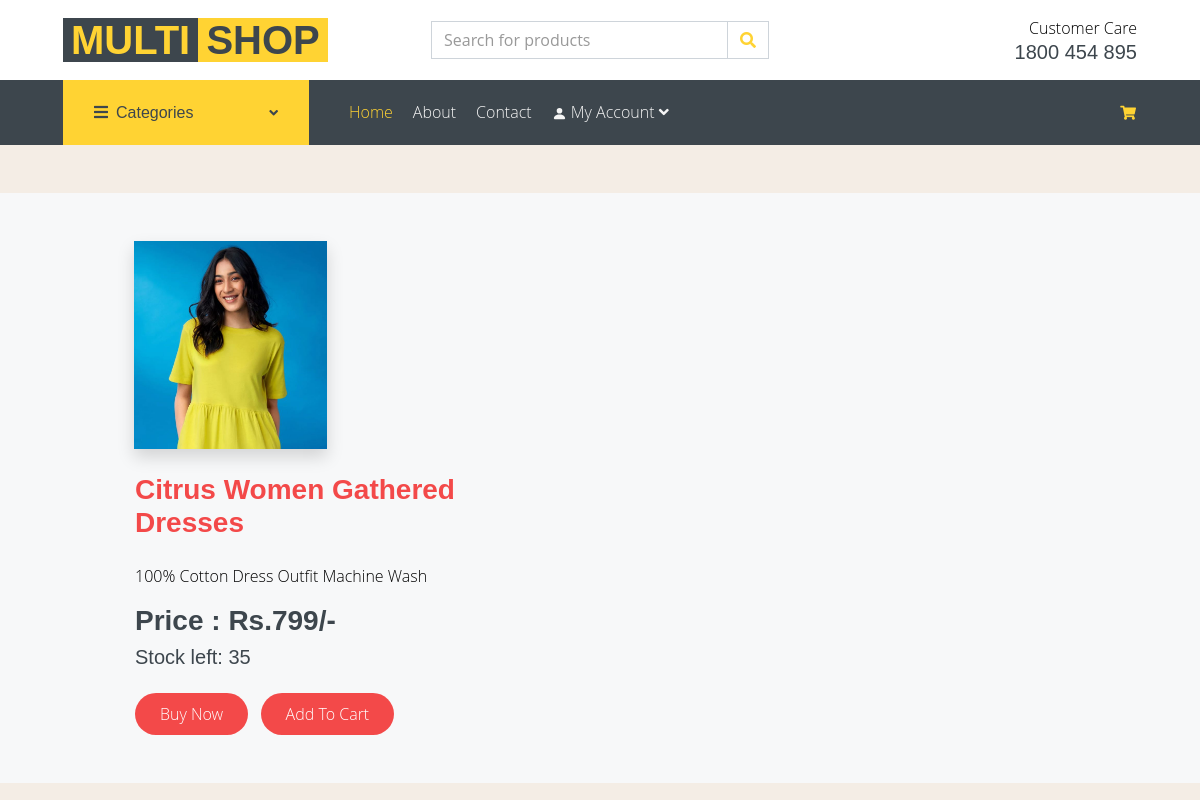
/ladies-collections/citrus-women-gathered-dresses, run on the app's committed database.
### shop/models.py (models this page shows, shortened)
class Products(models.Model):
    name = models.CharField(max_length=200)
    slug = models.SlugField(max_length=200, unique=True)
    img = models.ImageField(upload_to='product')
    price = models.IntegerField()
    offerprice = models.IntegerField()
    details = models.TextField(max_length=500,default='update please')
    category = models.ForeignKey(ItemCategory,on_delete=models.CASCADE)
    available = models.BooleanField(default=True)
    stock = models.IntegerField(default=1)

### shop/views.py (the view)
# urls.py: path('<slug:c_slug>/<slug:product_slug>', views.prodDetails, name='details'),
def prodDetails(request, c_slug, product_slug):
    try:
        prod = Products.objects.get(category__slug=c_slug, slug=product_slug)
    except Exception as e:
        raise e
    return render(request, 'products.html', {'pr': prod})

### shopcart/context_processor.py (called while the page is built)
def counts(request):
    item_count=0;
    if 'admin' in request.path:
        return {}
    else:
        try:
            ct = CartList.objects.filter(card_id=cart_no(request))
            cti = Items.objects.all().filter(cart=ct[:1])
            for c in cti:
                item_count += c.quantity
        except CartList.DoesNotExist:
            item_count = 0
        return dict(itc = item_count)

### shopcart/views.py (called while the page is built)
def cart_no(request):
    ct_id = request.session.session_key
    if not ct_id:
        ct_id = request.session.create()
    return ct_id

### templates/products.html (shortened to what this page needs)
{% extends 'base.html' %}
{% load static %}
{% block content %}
<!DOCTYPE html>
<html lang="en">
<head>
    <link rel="stylesheet" href="https://cdn.rawgit.com/noelboss/featherlight/1.7.13/release/featherlight.min.css">
    <link rel="stylesheet" href="https://cdnjs.cloudflare.com/ajax/libs/tempusdominus-bootstrap-4/5.0.1/css/tempusdominus-bootstrap-4.min.css">
    <link rel="stylesheet" href="https://cdnjs.cloudflare.com/ajax/libs/font-awesome/5.8.1/css/brands.css">
    <link rel="stylesheet" href="https://cdn.linearicons.com/free/1.0.0/icon-font.min.css">
    <link rel="stylesheet" href="https://use.fontawesome.com/releases/v5.8.1/css/all.css">
    <link href="https://cdnjs.cloudflare.com/ajax/libs/font-awesome/5.10.0/css/all.min.css" rel="stylesheet">
    <link rel="stylesheet" href="{% static 'Product_contents/css/style.min.css' %}">
</head>
<body>
<section id="gtco-special-dishes" class="bg-grey section-padding">
    <div class="container">
            <div class="row mt-5">
                <div class="col-lg-5 col-md-6 align-self-center py-5">
                    <div class="col-lg-6 offset-lg-2 col-md-6 align-self-center mt-4 mt-md-0">
                        <img src="{{pr.img.url}}" alt="" class="img-fluid shadow w-100">
                    </div><br>
                    <div class="dishes-text">
                        <h3><span>{{pr.name}}</span><br></h3>
                        <p class="pt-3">{{pr.details}}</p>
                        <h3 class="special-dishes-price">Price : Rs.{{pr.offerprice}}/-</h3>
                        <h5>Stock left: {{pr.stock}}</h5>
                        {% if pr.stock <= 0 %}
                        <h2 style="color:red;">No Stock Left</h2>
                        {% else %}
                        <a href="#" class="btn-primary mt-3">Buy Now</a>&nbsp;&nbsp;
                        <a href="{% url 'addcart' pr.id %}" class="btn-primary mt-3">Add to Cart</a>
                        {% endif %}
                    </div>
                </div>
            </div>
</body>
{% endblock %}

### data on the page
Products: img (picture), name "Citrus Women Gathered Dresses", details "100% Cotton Dress Outfit Machine Wash", offerprice "799", stock "35"
